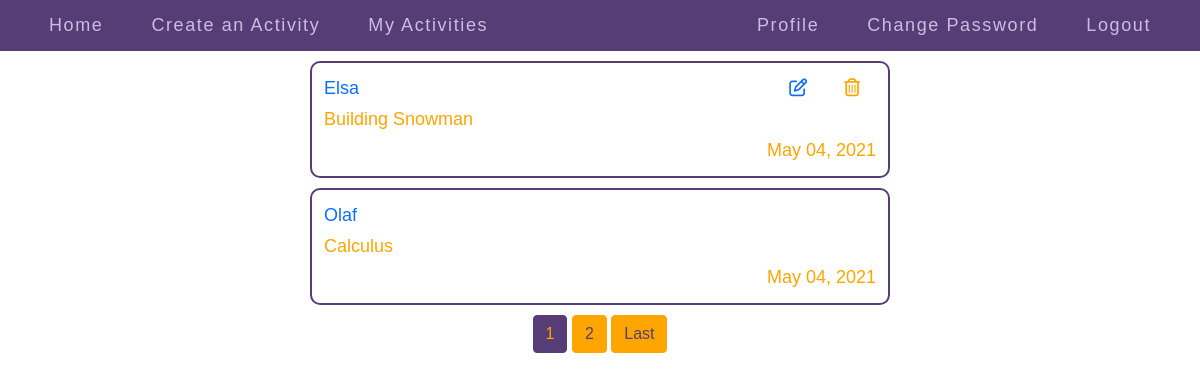
The app's page /my-activities/ (signed in) with its own data.
### meet/models.py (models this page shows, shortened)
class Activity(models.Model):
    user = models.ForeignKey(User, on_delete=models.CASCADE, related_name="activities")
    title = models.CharField(max_length=128)
    description = models.TextField()
    time = models.DateTimeField(default=timezone.now)

### meet/views.py (the view)
# urls.py: path("my-activities/", views.myactivities, name="my_activities"),
@login_required(login_url='/')
def myactivities(request):
    deleted = Deleted.objects.all()
    deleted_list= []
    deleted_list_temp = []
    for x in deleted:
        deleted_list_temp.append(x.activity)
    joined = Joining.objects.filter(user=request.user).all()
    joined_list = []
    joined_list_temp = []
    for x in joined:
        joined_list_temp.append(x.activity)
    for a in joined:
        if a.activity not in deleted_list_temp:
            joined_list.append(a.activity)
    paginator = Paginator(joined_list, 2)
    page_num = request.GET.get('page')
    page_obj = paginator.get_page(page_num)
    return render(request, "meet/myactivities.html", {
    "activities": page_obj
    })

### meet/templates/meet/myactivities.html (shortened to what this page needs)
{% extends "meet/layout.html" %}
{% load static %}
{% block body %}
  <div class="index_page">
    {% for activity in activities %}
      <div class="indexpage_activity" data-id={{ activity.id }}>
        {% if activity.user == request.user %}
          <div class="fontawesome_icons">
            <a href="{% url 'edit_activity' activity.id %}"><i class="far fa-edit fontawesome_edit fontawesome_common"></i></a>
            <i data-id={{ activity.id }} class="far fa-trash-alt fontawesome_delete fontawesome_common"></i>
          </div>
        {% endif %}
        <div>
          <a href="{% url 'user_profile' activity.user.username %}">{{ activity.user.username }}</a>
        </div>
        <div>
          {{ activity.title }}
        </div>
        <div class="indexpage_posted_on">
          {{ activity.time|date:"F d, Y" }}
        </div>
      </div>
    {% endfor %}
  </div>
  <div class="pagination_links">
    {% for num in activities.paginator.page_range %}
      {% if activities.number == num %}
        <a id="current_pagination_link" class="btn btn-info" href="?page={{ num }}">{{ num }}</a>
      {% elif num > activities.number|add:'-3' and num < activities.number|add:'3' %}
        <a class="btn btn-outline-info" href="?page={{ num }}">{{ num }}</a>
      {% endif %}
    {% endfor %}
    {% if activities.has_next %}
    <a class="btn btn-outline-info" href="?page={{ activities.paginator.num_pages }}">Last</a>
    {% endif %}
  </div>
{% endblock %}

### meet/static/meet/styles.css (style rules this page uses)
* { font-family: Arial, sans-serif; }
html, body { padding: 0; margin: 0; }
.form_register, .form_update, .password_forms, .activity_form, .index_page { width: 75%; min-width: 300px; max-width: 600px; }
.index_page { margin: auto; }
.index_page > * { margin: 10px; }
.indexpage_activity > * { margin: 2px; }
.indexpage_activity { border: 2px solid #563d76; color: orange; display: flex; flex-direction: column; padding: 10px; border-radius: 10px; font-size: 18px; position: relative; }
.indexpage_activity .indexpage_posted_on { align-self: flex-end; }
.form_update button, .password_reset_complete a, .pagination_links a, .common_button { color: orange; border-color: #563d76; background: #563d76; color: #563d76; border-color: orange; background: orange; }
.form_update button[type="submit"]:hover, .form_update button[type="button"]:hover, .password_reset_complete a:hover, .pagination_links a:hover, #current_pagination_link, .common_button:hover { color: #563d76; border-color: orange; background: orange; color: orange; border-color: #563d76; background: #563d76; }
.pagination_links { text-align: center; }
.fontawesome_icons { position: absolute; top: 10px; right: 10px; }
.fontawesome_common { display: inline-block; padding: 4px; margin: 0 12px; }
.indexpage_activity a { text-decoration: none; }

### records on screen
Activity: user.username "Elsa", title "Building Snowman", time "May 04, 2021"
Activity: user.username "Olaf", title "Calculus", time "May 04, 2021"

### other values on screen
{{ num }} "1"
{{ num }} "2"
